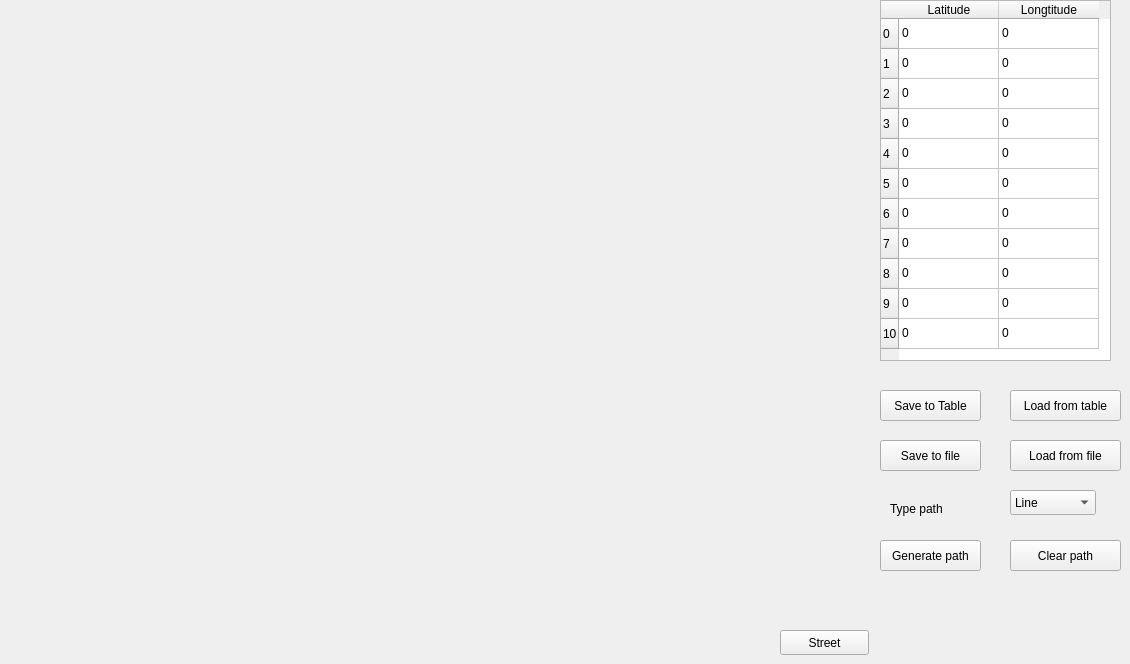
    <widget class="QWidget" name="Map_tab">
     <attribute name="title">
      <string>Map</string>
     </attribute>
     <widget class="QWidget" name="verticalLayoutWidget">
      <property name="geometry">
       <rect>
        <x>0</x>
        <y>0</y>
        <width>871</width>
        <height>621</height>
       </rect>
      </property>
      <layout class="QVBoxLayout" name="Map_verticalLayout_2"/>
     </widget>
     <widget class="QTableWidget" name="tableWidget">
      <property name="geometry">
       <rect>
        <x>880</x>
        <y>0</y>
        <width>231</width>
        <height>361</height>
       </rect>
      </property>
      <row>
       <property name="text">
        <string>0</string>
       </property>
      </row>
      <row>
       <property name="text">
        <string>1</string>
       </property>
      </row>
      <row>
       <property name="text">
        <string>2</string>
       </property>
      </row>
      <row>
       <property name="text">
        <string>3</string>
       </property>
      </row>
      <row>
       <property name="text">
        <string>4</string>
       </property>
      </row>
      <row>
       <property name="text">
        <string>5</string>
       </property>
      </row>
      <row>
       <property name="text">
        <string>6</string>
       </property>
      </row>
      <row>
       <property name="text">
        <string>7</string>
       </property>
      </row>
      <row>
       <property name="text">
        <string>8</string>
       </property>
      </row>
      <row>
       <property name="text">
        <string>9</string>
       </property>
      </row>
      <row>
       <property name="text">
        <string>10</string>
       </property>
      </row>
      <column>
       <property name="text">
        <string>Latitude</string>
       </property>
      </column>
      <column>
       <property name="text">
        <string>Longtitude</string>
       </property>
      </column>
      <item row="0" column="0">
       <property name="text">
        <string>0</string>
       </property>
      </item>
      <item row="0" column="1">
       <property name="text">
        <string>0</string>
       </property>
      </item>
      <item row="1" column="0">
       <property name="text">
        <string>0</string>
       </property>
      </item>
      <item row="1" column="1">
       <property name="text">
        <string>0</string>
       </property>
      </item>
      <item row="2" column="0">
       <property name="text">
        <string>0</string>
       </property>
      </item>
      <item row="2" column="1">
       <property name="text">
        <string>0</string>
       </property>
      </item>
      <item row="3" column="0">
       <property name="text">
        <string>0</string>
       </property>
      </item>
      <item row="3" column="1">
       <property name="text">
        <string>0</string>
       </property>
      </item>
      <item row="4" column="0">
       <property name="text">
        <string>0</string>
       </property>
      </item>
      <item row="4" column="1">
       <property name="text">
        <string>0</string>
       </property>
      </item>
      <item row="5" column="0">
       <property name="text">
        <string>0</string>
       </property>
      </item>
      <item row="5" column="1">
       <property name="text">
        <string>0</string>
       </property>
      </item>
      <item row="6" column="0">
       <property name="text">
        <string>0</string>
       </property>
      </item>
      <item row="6" column="1">
       <property name="text">
        <string>0</string>
       </property>
      </item>
      <item row="7" column="0">
       <property name="text">
        <string>0</string>
       </property>
      </item>
      <item row="7" column="1">
       <property name="text">
        <string>0</string>
       </property>
      </item>
      <item row="8" column="0">
       <property name="text">
        <string>0</string>
       </property>
      </item>
      <item row="8" column="1">
       <property name="text">
        <string>0</string>
       </property>
      </item>
      <item row="9" column="0">
       <property name="text">
        <string notr="true">0</string>
       </property>
      </item>
      <item row="9" column="1">
       <property name="text">
        <string>0</string>
       </property>
      </item>
      <item row="10" column="0">
       <property name="text">
        <string>0</string>
       </property>
      </item>
      <item row="10" column="1">
       <property name="text">
        <string>0</string>
       </property>
      </item>
     </widget>
     <widget class="QPushButton" name="Save_to_tableButton">
      <property name="geometry">
       <rect>
        <x>880</x>
        <y>390</y>
        <width>101</width>
        <height>31</height>
       </rect>
      </property>
      <property name="text">
       <string>Save to Table</string>
      </property>
     </widget>
     <widget class="QPushButton" name="Save_to_fileButton">
      <property name="geometry">
       <rect>
        <x>880</x>
        <y>440</y>
        <width>101</width>
        <height>31</height>
       </rect>
      </property>
      <property name="text">
       <string>Save to file</string>
      </property>
     </widget>
     <widget class="QPushButton" name="load_from_tableButton">
      <property name="geometry">
       <rect>
        <x>1010</x>
        <y>390</y>
        <width>111</width>
        <height>31</height>
       </rect>
      </property>
      <property name="text">
       <string>Load from table</string>
      </property>
     </widget>
     <widget class="QPushButton" name="load_from_fileButton">
      <property name="geometry">
       <rect>
        <x>1010</x>
        <y>440</y>
        <width>111</width>
        <height>31</height>
       </rect>
      </property>
      <property name="text">
       <string>Load from file</string>
      </property>
     </widget>
     <widget class="QPushButton" name="Generate_path_Button">
      <property name="geometry">
       <rect>
        <x>880</x>
        <y>540</y>
        <width>101</width>
        <height>31</height>
       </rect>
      </property>
      <property name="text">
       <string>Generate path</string>
      </property>
     </widget>
     <widget class="QPushButton" name="map_viewButton">
      <property name="geometry">
       <rect>
        <x>780</x>
        <y>630</y>
        <width>89</width>
        <height>25</height>
       </rect>
      </property>
      <property name="text">
       <string>Street</string>
      </property>
     </widget>
     <widget class="QPushButton" name="clear_pathButton">
      <property name="geometry">
       <rect>
        <x>1010</x>
        <y>540</y>
        <width>111</width>
        <height>31</height>
       </rect>
      </property>
      <property name="text">
       <string>Clear path</string>
      </property>
     </widget>
     <widget class="QLabel" name="label_15">
      <property name="geometry">
       <rect>
        <x>890</x>
        <y>500</y>
        <width>67</width>
        <height>17</height>
       </rect>
      </property>
      <property name="text">
       <string>Type path</string>
      </property>
     </widget>
     <widget class="QComboBox" name="TrajectoryType_comboBox">
      <property name="geometry">
       <rect>
        <x>1010</x>
        <y>490</y>
        <width>86</width>
        <height>25</height>
       </rect>
      </property>
      <item>
       <property name="text">
        <string>Line</string>
       </property>
      </item>
      <item>
       <property name="text">
        <string>Circle</string>
       </property>
      </item>
      <item>
       <property name="text">
        <string>Custom</string>
       </property>
      </item>
     </widget>
    </widget>
